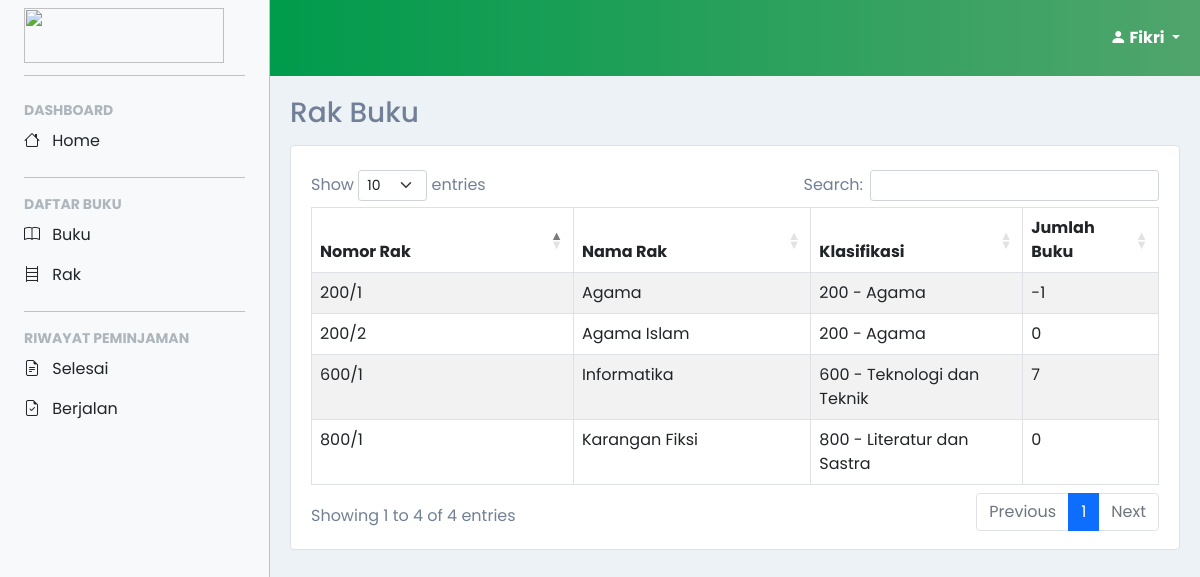
Screenshot of /account/user/rak/rak.php (signed in) with the database file from the repository.
### tables this page shows
CREATE TABLE `rak` (
  `nomor_rak` varchar(5) NOT NULL,
  `nama_rak` varchar(50) NOT NULL,
  `jumlah_buku` int(3) NOT NULL,
  `kategori` enum('000 - Umum','100 - Filsafat dan Psikologi','200 - Agama','300 - Sosial','400 - Bahasa','500 - Sains dan Matematika','600 - Teknologi dan Teknik','700 - Seni dan Rekreasi','800 - Literatur dan Sastra','900 - Sejarah dan Geografi') NOT NULL
);

### account/user/rak/rak.php (the view, shortened to what this page needs)
<?php
include('../../../confiq.php');
$query = "SELECT * FROM `rak`";
$result = mysqli_query($conn, $query);
?>
<!DOCTYPE html>
<html>
  <head>
  </head>
  <body>
    <?php
      include('../layout/sidebar.php');
    ?>
    <main>
      <div class="container-fluid content transition">
        <h3>Rak Buku</h3>
        <div class="card border">
          <div class="card-body mt-2 mx-1">
            <div class="table-responsive">
              <table class="table table-striped table-bordered table-hover" id="dataTables-example">
                <thead>
                  <tr>
                    <th>Nomor Rak</th>
                    <th width="28%">Nama Rak</th>
                    <th width="25%">Klasifikasi</th>
                    <th width="16%">Jumlah Buku</th>
                  </tr>
                </thead>
                <tbody>
                  <?php
                    while($data = mysqli_fetch_array($result, MYSQLI_ASSOC)){
                      echo "<tr><td name='id'>".$data['nomor_rak']."</td>";
                      echo "<td>".$data['nama_rak']."</td>";
                      echo "<td>".$data['kategori']."</td>";
                      echo "<td>".$data['jumlah_buku']."</td>";
                    }
                  ?>
                </tbody>
              </table>
            </div>
          </div>
        </div>
      </div>
    </main>
  </body>
</html>

### account/user/layout/style.css (style rules this page uses)
html, body { color: #718096 !important; background-color: #edf2f7; scroll-behavior: smooth; }
body, button { font-family: "Poppins", sans-serif; }
:root { --offcanvas-width: 270px; --topNavbarHeight: 56px; }
main { margin-top: var(--topNavbarHeight); }
.content { padding: 15px; }
.content h3 { margin-bottom: 15px; }
.transition { -webkit-transition: all .3s ease; -moz-transition: all .3s ease; -ms-transition: all .3s ease; -o-transition: all .3s ease; transition: all .3s ease; }
@media (min-width: 992px) { body { overflow: auto !important; } }
@media (min-width: 992px) { :root { --topNavbarHeight: 76px; } }
@media (min-width: 992px) { main { margin-left: var(--offcanvas-width); margin-top: var(--topNavbarHeight); } }
@media (min-width: 992px) { .content { padding: 20px; } }

### rows the page displays
rak: nomor_rak "200/1", nama_rak "Agama", kategori "200 - Agama", jumlah_buku "-1"
rak: nomor_rak "200/2", nama_rak "Agama Islam", kategori "200 - Agama", jumlah_buku "0"
rak: nomor_rak "600/1", nama_rak "Informatika", kategori "600 - Teknologi dan Teknik", jumlah_buku "7"
rak: nomor_rak "800/1", nama_rak "Karangan Fiksi", kategori "800 - Literatur dan Sastra", jumlah_buku "0"

### other values shown
$user[0] "Fikri"
